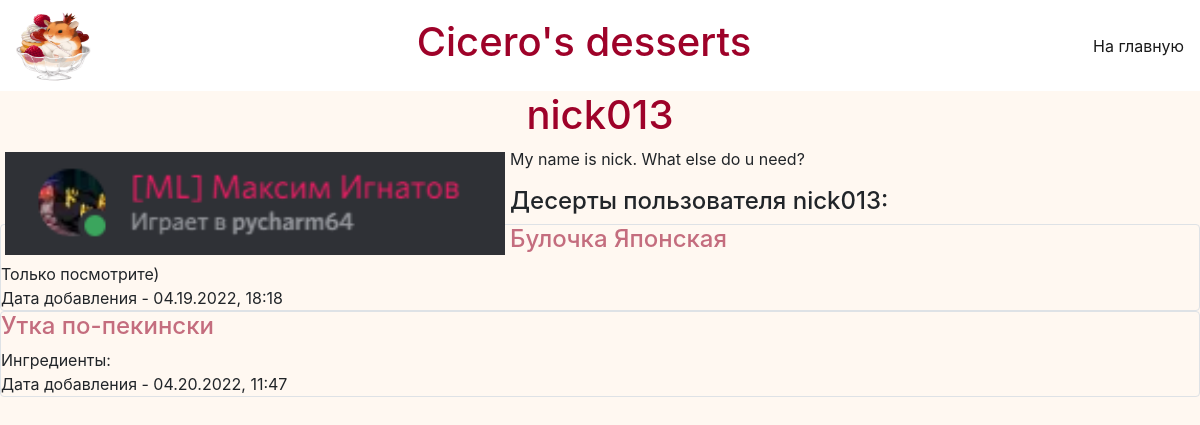
The page /profile/2 on the database its author committed.
### data/users.py (models this page shows, shortened)
class User(SqlAlchemyBase, UserMixin):
    __tablename__ = 'users'
    id = sqlalchemy.Column(sqlalchemy.Integer, primary_key=True, autoincrement=True)
    email = sqlalchemy.Column(sqlalchemy.String, nullable=False, unique=True)
    name = sqlalchemy.Column(sqlalchemy.String, nullable=False, unique=True)
    hashed_password = sqlalchemy.Column(sqlalchemy.String, nullable=False)
    about = sqlalchemy.Column(sqlalchemy.String, nullable=False)
    desserts = orm.relation("Dessert", back_populates='user')

### data/desserts.py (models this page shows)
class Dessert(SqlAlchemyBase):
    __tablename__ = 'desserts'
    id = sqlalchemy.Column(sqlalchemy.Integer, primary_key=True, autoincrement=True)
    title = sqlalchemy.Column(sqlalchemy.String, nullable=False)
    content = sqlalchemy.Column(sqlalchemy.String, nullable=False)
    country = sqlalchemy.Column(sqlalchemy.String, nullable=False)
    created_date = sqlalchemy.Column(sqlalchemy.String, default=datetime.datetime.now().strftime('%m.%d.%Y, %H:%M'))
    user_id = sqlalchemy.Column(sqlalchemy.Integer, sqlalchemy.ForeignKey("users.id"))
    user = orm.relation('User')

### main.py (the view)
@app.route("/profile/<int:id>", methods=['GET', 'POST'])
def profile(id):
    db_sess = db_session.create_session()
    user = db_sess.query(User).filter(User.id == id).first()
    if user:
        return render_template('user_page.html', user=user, title='Просмотр профиля')
    else:
        abort(404)

### data/db_session.py (called while the page is built)
def create_session() -> Session:
    global __factory
    return __factory()

### templates/user_page.html (shortened to what this page needs)
{% extends "base.html" %}
{% block content %}
<h1 align="center">{{user.name}}</h1>
<img src="../static/img/user_avatars/{{user.id}}.jpg"
     alt="Картинка профиля {{user.name}}" align="left"
     vspace="5" hspace="5" width="500">
{% for item in user.about.split('\r\n')%}
<p>{{item}}</p>
{% endfor %}
<h4>Десерты пользователя {{user.name}}:</h4>
{% for item in user.desserts %}
<div class="col-md6 border rounded">
    <a href="/desserts/{{item.id}}"><h4>{{ item.title }}</h4></a>
    <div>
        {{ item.content.split('\r\n')[0] }}
    </div>
    <div>
        Дата добавления - {{ item.created_date }}
    </div>
</div>
{% endfor %}
{% endblock content %}

### static/css/styles.css (style rules this page uses)
h1, h2 { color: #9e0229; }
a { color: #c46d7e; }
body { background-color: #fff8f1; }

### rows shown on the page
User: name "nick013", about "My name is nick. What else do u need?"
Dessert: title "Булочка Японская", content "Только посмотрите)", created_date "04.19.2022, 18:18"
Dessert: title "Утка по-пекински", content "Ингредиенты:", created_date "04.20.2022, 11:47"
